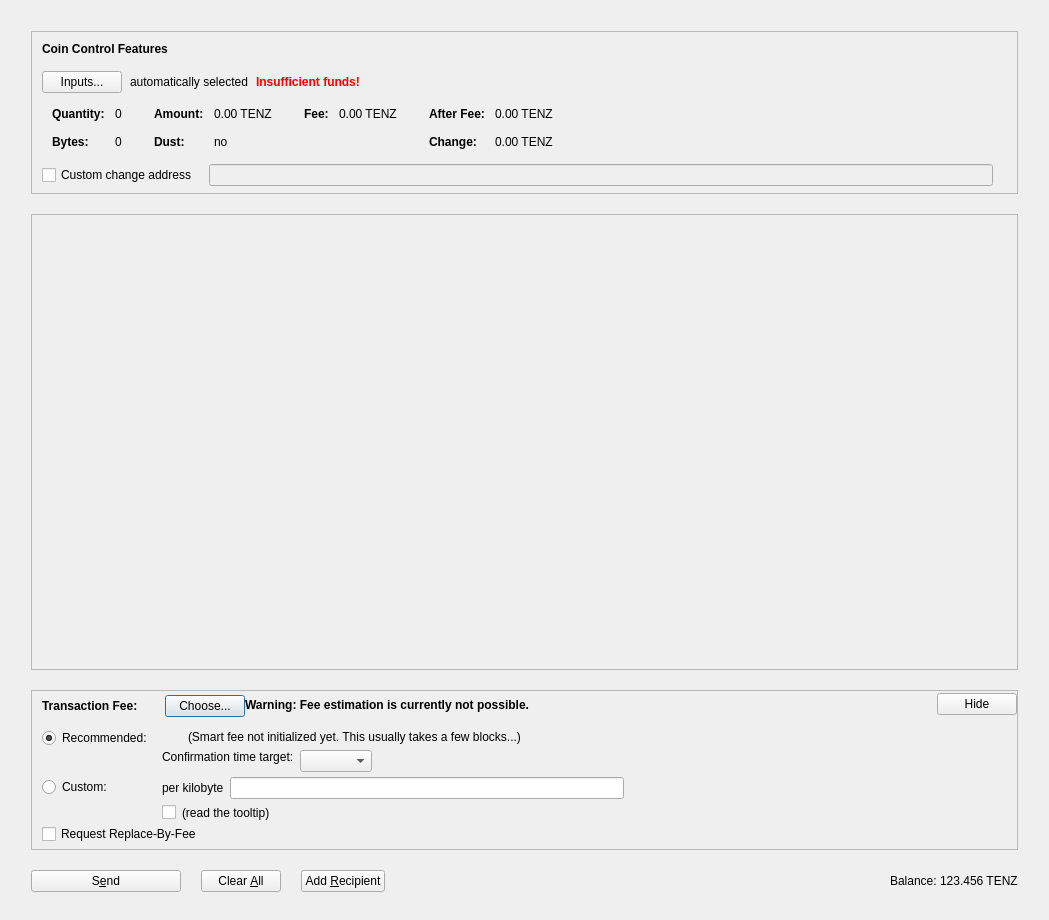
<?xml version="1.0" encoding="UTF-8"?>
<ui version="4.0">
 <class>SendCoinsDialog</class>
 <widget class="QDialog" name="SendCoinsDialog">
  <property name="geometry">
   <rect>
    <x>0</x>
    <y>0</y>
    <width>1049</width>
    <height>920</height>
   </rect>
  </property>
  <property name="windowTitle">
   <string>Send Coins</string>
  </property>
  <layout class="QVBoxLayout" name="verticalLayout" stretch="0">
   <property name="bottomMargin">
    <number>8</number>
   </property>
   <item>
    <layout class="QVBoxLayout" name="verticalLayout_3">
     <property name="spacing">
      <number>20</number>
     </property>
     <property name="leftMargin">
      <number>20</number>
     </property>
     <property name="topMargin">
      <number>20</number>
     </property>
     <property name="rightMargin">
      <number>20</number>
     </property>
     <property name="bottomMargin">
      <number>20</number>
     </property>
     <item>
      <widget class="QFrame" name="frameCoinControl">
       <property name="sizePolicy">
        <sizepolicy hsizetype="Expanding" vsizetype="Fixed">
         <horstretch>0</horstretch>
         <verstretch>0</verstretch>
        </sizepolicy>
       </property>
       <property name="maximumSize">
        <size>
         <width>16777215</width>
         <height>16777215</height>
        </size>
       </property>
       <property name="frameShape">
        <enum>QFrame::StyledPanel</enum>
       </property>
       <property name="frameShadow">
        <enum>QFrame::Sunken</enum>
       </property>
       <layout class="QVBoxLayout" name="verticalLayoutCoinControl2">
        <property name="spacing">
         <number>0</number>
        </property>
        <property name="leftMargin">
         <number>0</number>
        </property>
        <property name="topMargin">
         <number>0</number>
        </property>
        <property name="rightMargin">
         <number>0</number>
        </property>
        <property name="bottomMargin">
         <number>6</number>
        </property>
        <item>
         <layout class="QVBoxLayout" name="verticalLayoutCoinControl" stretch="0,0,0,0,0">
          <property name="spacing">
           <number>0</number>
          </property>
          <property name="leftMargin">
           <number>10</number>
          </property>
          <property name="topMargin">
           <number>10</number>
          </property>
          <item>
           <layout class="QHBoxLayout" name="horizontalLayoutCoinControl1">
            <property name="bottomMargin">
             <number>15</number>
            </property>
            <item>
             <widget class="QLabel" name="labelCoinControlFeatures">
              <property name="sizePolicy">
               <sizepolicy hsizetype="Preferred" vsizetype="Maximum">
                <horstretch>0</horstretch>
                <verstretch>0</verstretch>
               </sizepolicy>
              </property>
              <property name="font">
               <font>
                <weight>75</weight>
                <bold>true</bold>
               </font>
              </property>
              <property name="styleSheet">
               <string notr="true">font-weight:bold;</string>
              </property>
              <property name="text">
               <string>Coin Control Features</string>
              </property>
             </widget>
            </item>
           </layout>
          </item>
          <item>
           <layout class="QHBoxLayout" name="horizontalLayoutCoinControl2" stretch="0,0,0,0">
            <property name="spacing">
             <number>8</number>
            </property>
            <property name="bottomMargin">
             <number>10</number>
            </property>
            <item>
             <widget class="QPushButton" name="pushButtonCoinControl">
              <property name="styleSheet">
               <string notr="true"/>
              </property>
              <property name="text">
               <string>Inputs...</string>
              </property>
              <property name="autoDefault">
               <bool>false</bool>
              </property>
             </widget>
            </item>
            <item>
             <widget class="QLabel" name="labelCoinControlAutomaticallySelected">
              <property name="text">
               <string>automatically selected</string>
              </property>
              <property name="margin">
               <number>5</number>
              </property>
             </widget>
            </item>
            <item>
             <widget class="QLabel" name="labelCoinControlInsuffFunds">
              <property name="font">
               <font>
                <weight>75</weight>
                <bold>true</bold>
               </font>
              </property>
              <property name="styleSheet">
               <string notr="true">color:red;font-weight:bold;</string>
              </property>
              <property name="text">
               <string>Insufficient funds!</string>
              </property>
              <property name="margin">
               <number>5</number>
              </property>
             </widget>
            </item>
            <item>
             <spacer name="horizontalSpacerCoinControl">
              <property name="orientation">
               <enum>Qt::Horizontal</enum>
              </property>
              <property name="sizeHint" stdset="0">
               <size>
                <width>40</width>
                <height>1</height>
               </size>
              </property>
             </spacer>
            </item>
           </layout>
          </item>
          <item>
           <widget class="QWidget" name="widgetCoinControl" native="true">
            <property name="sizePolicy">
             <sizepolicy hsizetype="Preferred" vsizetype="Preferred">
              <horstretch>0</horstretch>
              <verstretch>0</verstretch>
             </sizepolicy>
            </property>
            <property name="minimumSize">
             <size>
              <width>0</width>
              <height>0</height>
             </size>
            </property>
            <property name="styleSheet">
             <string notr="true"/>
            </property>
            <layout class="QHBoxLayout" name="horizontalLayoutCoinControl5">
             <property name="leftMargin">
              <number>0</number>
             </property>
             <property name="topMargin">
              <number>0</number>
             </property>
             <property name="rightMargin">
              <number>0</number>
             </property>
             <property name="bottomMargin">
              <number>0</number>
             </property>
             <item>
              <layout class="QHBoxLayout" name="horizontalLayoutCoinControl3" stretch="0,0,0,1">
               <property name="spacing">
                <number>20</number>
               </property>
               <property name="topMargin">
                <number>0</number>
               </property>
               <property name="bottomMargin">
                <number>10</number>
               </property>
               <item>
                <layout class="QFormLayout" name="formLayoutCoinControl1">
                 <property name="horizontalSpacing">
                  <number>10</number>
                 </property>
                 <property name="verticalSpacing">
                  <number>14</number>
                 </property>
                 <property name="leftMargin">
                  <number>10</number>
                 </property>
                 <property name="topMargin">
                  <number>4</number>
                 </property>
                 <property name="rightMargin">
                  <number>6</number>
                 </property>
                 <item row="0" column="0">
                  <widget class="QLabel" name="labelCoinControlQuantityText">
                   <property name="font">
                    <font>
                     <weight>75</weight>
                     <bold>true</bold>
                    </font>
                   </property>
                   <property name="text">
                    <string>Quantity:</string>
                   </property>
                   <property name="margin">
                    <number>0</number>
                   </property>
                  </widget>
                 </item>
                 <item row="0" column="1">
                  <widget class="QLabel" name="labelCoinControlQuantity">
                   <property name="cursor">
                    <cursorShape>IBeamCursor</cursorShape>
                   </property>
                   <property name="contextMenuPolicy">
                    <enum>Qt::ActionsContextMenu</enum>
                   </property>
                   <property name="text">
                    <string notr="true">0</string>
                   </property>
                   <property name="margin">
                    <number>0</number>
                   </property>
                   <property name="textInteractionFlags">
                    <set>Qt::LinksAccessibleByMouse|Qt::TextSelectableByKeyboard|Qt::TextSelectableByMouse</set>
                   </property>
                  </widget>
                 </item>
                 <item row="1" column="0">
                  <widget class="QLabel" name="labelCoinControlBytesText">
                   <property name="font">
                    <font>
                     <weight>75</weight>
                     <bold>true</bold>
                    </font>
                   </property>
                   <property name="text">
                    <string>Bytes:</string>
                   </property>
                  </widget>
                 </item>
                 <item row="1" column="1">
                  <widget class="QLabel" name="labelCoinControlBytes">
                   <property name="cursor">
                    <cursorShape>IBeamCursor</cursorShape>
                   </property>
                   <property name="contextMenuPolicy">
                    <enum>Qt::ActionsContextMenu</enum>
                   </property>
                   <property name="text">
                    <string notr="true">0</string>
                   </property>
                   <property name="textInteractionFlags">
                    <set>Qt::LinksAccessibleByMouse|Qt::TextSelectableByKeyboard|Qt::TextSelectableByMouse</set>
                   </property>
                  </widget>
                 </item>
                </layout>
               </item>
               <item>
                <layout class="QFormLayout" name="formLayoutCoinControl2">
                 <property name="horizontalSpacing">
                  <number>10</number>
                 </property>
                 <property name="verticalSpacing">
                  <number>14</number>
                 </property>
                 <property name="leftMargin">
                  <number>6</number>
                 </property>
                 <property name="topMargin">
                  <number>4</number>
                 </property>
                 <property name="rightMargin">
                  <number>6</number>
                 </property>
                 <item row="0" column="0">
                  <widget class="QLabel" name="labelCoinControlAmountText">
                   <property name="font">
                    <font>
                     <weight>75</weight>
                     <bold>true</bold>
                    </font>
                   </property>
                   <property name="text">
                    <string>Amount:</string>
                   </property>
                   <property name="margin">
                    <number>0</number>
                   </property>
                  </widget>
                 </item>
                 <item row="0" column="1">
                  <widget class="QLabel" name="labelCoinControlAmount">
                   <property name="cursor">
                    <cursorShape>IBeamCursor</cursorShape>
                   </property>
                   <property name="contextMenuPolicy">
                    <enum>Qt::ActionsContextMenu</enum>
                   </property>
                   <property name="text">
                    <string notr="true">0.00 TENZ</string>
                   </property>
                   <property name="textInteractionFlags">
                    <set>Qt::LinksAccessibleByMouse|Qt::TextSelectableByKeyboard|Qt::TextSelectableByMouse</set>
                   </property>
                  </widget>
                 </item>
                 <item row="1" column="0">
                  <widget class="QLabel" name="labelCoinControlLowOutputText">
                   <property name="font">
                    <font>
                     <weight>75</weight>
                     <bold>true</bold>
                    </font>
                   </property>
                   <property name="text">
                    <string>Dust:</string>
                   </property>
                  </widget>
                 </item>
                 <item row="1" column="1">
                  <widget class="QLabel" name="labelCoinControlLowOutput">
                   <property name="cursor">
                    <cursorShape>IBeamCursor</cursorShape>
                   </property>
                   <property name="contextMenuPolicy">
                    <enum>Qt::ActionsContextMenu</enum>
                   </property>
                   <property name="text">
                    <string notr="true">no</string>
                   </property>
                   <property name="textInteractionFlags">
                    <set>Qt::LinksAccessibleByMouse|Qt::TextSelectableByKeyboard|Qt::TextSelectableByMouse</set>
                   </property>
                  </widget>
                 </item>
                </layout>
               </item>
               <item>
                <layout class="QFormLayout" name="formLayoutCoinControl3">
                 <property name="horizontalSpacing">
                  <number>10</number>
                 </property>
                 <property name="verticalSpacing">
                  <number>14</number>
                 </property>
                 <property name="leftMargin">
                  <number>6</number>
                 </property>
                 <property name="topMargin">
                  <number>4</number>
                 </property>
                 <property name="rightMargin">
                  <number>6</number>
                 </property>
                 <item row="0" column="0">
                  <widget class="QLabel" name="labelCoinControlFeeText">
                   <property name="font">
                    <font>
                     <weight>75</weight>
                     <bold>true</bold>
                    </font>
                   </property>
                   <property name="text">
                    <string>Fee:</string>
                   </property>
                   <property name="margin">
                    <number>0</number>
                   </property>
                  </widget>
                 </item>
                 <item row="0" column="1">
                  <widget class="QLabel" name="labelCoinControlFee">
                   <property name="cursor">
                    <cursorShape>IBeamCursor</cursorShape>
                   </property>
                   <property name="contextMenuPolicy">
                    <enum>Qt::ActionsContextMenu</enum>
                   </property>
                   <property name="text">
                    <string notr="true">0.00 TENZ</string>
                   </property>
                   <property name="textInteractionFlags">
                    <set>Qt::LinksAccessibleByMouse|Qt::TextSelectableByKeyboard|Qt::TextSelectableByMouse</set>
                   </property>
                  </widget>
                 </item>
                </layout>
               </item>
               <item>
                <layout class="QFormLayout" name="formLayoutCoinControl4">
                 <property name="horizontalSpacing">
                  <number>10</number>
                 </property>
                 <property name="verticalSpacing">
                  <number>14</number>
                 </property>
                 <property name="leftMargin">
                  <number>6</number>
                 </property>
                 <property name="topMargin">
                  <number>4</number>
                 </property>
                 <property name="rightMargin">
                  <number>6</number>
                 </property>
                 <item row="0" column="0">
                  <widget class="QLabel" name="labelCoinControlAfterFeeText">
                   <property name="font">
                    <font>
                     <weight>75</weight>
                     <bold>true</bold>
                    </font>
                   </property>
                   <property name="text">
                    <string>After Fee:</string>
                   </property>
                   <property name="margin">
                    <number>0</number>
                   </property>
                  </widget>
                 </item>
                 <item row="0" column="1">
                  <widget class="QLabel" name="labelCoinControlAfterFee">
                   <property name="cursor">
                    <cursorShape>IBeamCursor</cursorShape>
                   </property>
                   <property name="contextMenuPolicy">
                    <enum>Qt::ActionsContextMenu</enum>
                   </property>
                   <property name="text">
                    <string notr="true">0.00 TENZ</string>
                   </property>
                   <property name="textInteractionFlags">
                    <set>Qt::LinksAccessibleByMouse|Qt::TextSelectableByKeyboard|Qt::TextSelectableByMouse</set>
                   </property>
                  </widget>
                 </item>
                 <item row="1" column="0">
                  <widget class="QLabel" name="labelCoinControlChangeText">
                   <property name="font">
                    <font>
                     <weight>75</weight>
                     <bold>true</bold>
                    </font>
                   </property>
                   <property name="text">
                    <string>Change:</string>
                   </property>
                  </widget>
                 </item>
                 <item row="1" column="1">
                  <widget class="QLabel" name="labelCoinControlChange">
                   <property name="cursor">
                    <cursorShape>IBeamCursor</cursorShape>
                   </property>
                   <property name="contextMenuPolicy">
                    <enum>Qt::ActionsContextMenu</enum>
                   </property>
                   <property name="text">
                    <string notr="true">0.00 TENZ</string>
                   </property>
                   <property name="textInteractionFlags">
                    <set>Qt::LinksAccessibleByMouse|Qt::TextSelectableByKeyboard|Qt::TextSelectableByMouse</set>
                   </property>
                  </widget>
                 </item>
                </layout>
               </item>
              </layout>
             </item>
            </layout>
           </widget>
          </item>
          <item>
           <layout class="QHBoxLayout" name="horizontalLayoutCoinControl4" stretch="0,0,0">
            <property name="spacing">
             <number>12</number>
            </property>
            <property name="sizeConstraint">
             <enum>QLayout::SetDefaultConstraint</enum>
            </property>
            <property name="topMargin">
             <number>5</number>
            </property>
            <property name="rightMargin">
             <number>5</number>
            </property>
            <item>
             <widget class="QCheckBox" name="checkBoxCoinControlChange">
              <property name="toolTip">
               <string>If this is activated, but the change address is empty or invalid, change will be sent to a newly generated address.</string>
              </property>
              <property name="text">
               <string>Custom change address</string>
              </property>
             </widget>
            </item>
            <item>
             <widget class="QValidatedLineEdit" name="lineEditCoinControlChange">
              <property name="enabled">
               <bool>false</bool>
              </property>
              <property name="sizePolicy">
               <sizepolicy hsizetype="Expanding" vsizetype="Fixed">
                <horstretch>0</horstretch>
                <verstretch>0</verstretch>
               </sizepolicy>
              </property>
             </widget>
            </item>
            <item>
             <widget class="QLabel" name="labelCoinControlChangeLabel">
              <property name="sizePolicy">
               <sizepolicy hsizetype="Preferred" vsizetype="Expanding">
                <horstretch>0</horstretch>
                <verstretch>0</verstretch>
               </sizepolicy>
              </property>
              <property name="minimumSize">
               <size>
                <width>0</width>
                <height>0</height>
               </size>
              </property>
              <property name="text">
               <string/>
              </property>
              <property name="margin">
               <number>3</number>
              </property>
             </widget>
            </item>
           </layout>
          </item>
          <item>
           <spacer name="verticalSpacerCoinControl">
            <property name="orientation">
             <enum>Qt::Vertical</enum>
            </property>
            <property name="sizeHint" stdset="0">
             <size>
              <width>800</width>
              <height>1</height>
             </size>
            </property>
           </spacer>
          </item>
         </layout>
        </item>
       </layout>
      </widget>
     </item>
     <item>
      <widget class="QScrollArea" name="scrollArea">
       <property name="widgetResizable">
        <bool>true</bool>
       </property>
       <widget class="QWidget" name="scrollAreaWidgetContents">
        <property name="geometry">
         <rect>
          <x>0</x>
          <y>0</y>
          <width>989</width>
          <height>355</height>
         </rect>
        </property>
        <layout class="QVBoxLayout" name="verticalLayout_2" stretch="0,0">
         <property name="leftMargin">
          <number>0</number>
         </property>
         <property name="topMargin">
          <number>0</number>
         </property>
         <property name="rightMargin">
          <number>0</number>
         </property>
         <property name="bottomMargin">
          <number>0</number>
         </property>
         <item>
          <layout class="QVBoxLayout" name="entries">
           <property name="spacing">
            <number>6</number>
           </property>
          </layout>
         </item>
         <item>
          <spacer name="verticalSpacer">
           <property name="orientation">
            <enum>Qt::Vertical</enum>
           </property>
           <property name="sizeType">
            <enum>QSizePolicy::MinimumExpanding</enum>
           </property>
           <property name="sizeHint" stdset="0">
            <size>
             <width>20</width>
             <height>200</height>
            </size>
           </property>
          </spacer>
         </item>
        </layout>
       </widget>
      </widget>
     </item>
     <item>
      <widget class="QFrame" name="frameFee">
       <property name="sizePolicy">
        <sizepolicy hsizetype="Expanding" vsizetype="Fixed">
         <horstretch>0</horstretch>
         <verstretch>0</verstretch>
        </sizepolicy>
       </property>
       <property name="maximumSize">
        <size>
         <width>16777215</width>
         <height>16777215</height>
        </size>
       </property>
       <property name="frameShape">
        <enum>QFrame::StyledPanel</enum>
       </property>
       <property name="frameShadow">
        <enum>QFrame::Sunken</enum>
       </property>
       <layout class="QVBoxLayout" name="verticalLayoutFee1">
        <property name="spacing">
         <number>0</number>
        </property>
        <property name="leftMargin">
         <number>0</number>
        </property>
        <property name="topMargin">
         <number>0</number>
        </property>
        <property name="rightMargin">
         <number>0</number>
        </property>
        <property name="bottomMargin">
         <number>0</number>
        </property>
        <item>
         <layout class="QVBoxLayout" name="verticalLayoutFee2" stretch="0,0,0">
          <property name="spacing">
           <number>0</number>
          </property>
          <property name="leftMargin">
           <number>10</number>
          </property>
          <property name="topMargin">
           <number>0</number>
          </property>
          <item>
           <layout class="QHBoxLayout" name="horizontalLayoutFee1">
            <property name="bottomMargin">
             <number>0</number>
            </property>
            <item>
             <layout class="QVBoxLayout" name="verticalLayoutFee7">
              <property name="spacing">
               <number>0</number>
              </property>
              <item>
               <spacer name="verticalSpacerSmartFee">
                <property name="orientation">
                 <enum>Qt::Vertical</enum>
                </property>
                <property name="sizeType">
                 <enum>QSizePolicy::Fixed</enum>
                </property>
                <property name="sizeHint" stdset="0">
                 <size>
                  <width>1</width>
                  <height>4</height>
                 </size>
                </property>
               </spacer>
              </item>
              <item>
               <layout class="QHBoxLayout" name="horizontalLayoutSmartFee">
                <property name="spacing">
                 <number>10</number>
                </property>
                <item>
                 <widget class="QLabel" name="labelFeeHeadline">
                  <property name="sizePolicy">
                   <sizepolicy hsizetype="Preferred" vsizetype="Maximum">
                    <horstretch>0</horstretch>
                    <verstretch>0</verstretch>
                   </sizepolicy>
                  </property>
                  <property name="font">
                   <font>
                    <weight>75</weight>
                    <bold>true</bold>
                   </font>
                  </property>
                  <property name="styleSheet">
                   <string notr="true">font-weight:bold;</string>
                  </property>
                  <property name="text">
                   <string>Transaction Fee:</string>
                  </property>
                 </widget>
                </item>
                <item>
                 <widget class="QLabel" name="labelFeeMinimized">
                  <property name="text">
                   <string/>
                  </property>
                 </widget>
                </item>
                <item>
                 <widget class="QPushButton" name="buttonChooseFee">
                  <property name="text">
                   <string>Choose...</string>
                  </property>
                 </widget>
                </item>
               </layout>
              </item>
              <item>
               <spacer name="verticalSpacer_5">
                <property name="orientation">
                 <enum>Qt::Vertical</enum>
                </property>
                <property name="sizeHint" stdset="0">
                 <size>
                  <width>1</width>
                  <height>1</height>
                 </size>
                </property>
               </spacer>
              </item>
             </layout>
            </item>
            <item>
             <widget class="QLabel" name="fallbackFeeWarningLabel">
              <property name="font">
               <font>
                <weight>75</weight>
                <bold>true</bold>
               </font>
              </property>
              <property name="toolTip">
               <string>Using the fallbackfee can result in sending a transaction that will take several hours or days (or never) to confirm. Consider choosing your fee manually or wait until you have validated the complete chain.</string>
              </property>
              <property name="text">
               <string>Warning: Fee estimation is currently not possible.</string>
              </property>
              <property name="wordWrap">
               <bool>false</bool>
              </property>
             </widget>
            </item>
            <item>
             <spacer name="horizontalSpacer_4">
              <property name="orientation">
               <enum>Qt::Horizontal</enum>
              </property>
              <property name="sizeType">
               <enum>QSizePolicy::MinimumExpanding</enum>
              </property>
              <property name="sizeHint" stdset="0">
               <size>
                <width>40</width>
                <height>20</height>
               </size>
              </property>
             </spacer>
            </item>
            <item>
             <widget class="QPushButton" name="buttonMinimizeFee">
              <property name="toolTip">
               <string>collapse fee-settings</string>
              </property>
              <property name="text">
               <string>Hide</string>
              </property>
             </widget>
            </item>
           </layout>
          </item>
          <item>
           <widget class="QFrame" name="frameFeeSelection">
            <layout class="QVBoxLayout" name="verticalLayoutFee12">
             <property name="spacing">
              <number>0</number>
             </property>
             <property name="leftMargin">
              <number>0</number>
             </property>
             <property name="topMargin">
              <number>0</number>
             </property>
             <property name="rightMargin">
              <number>0</number>
             </property>
             <property name="bottomMargin">
              <number>0</number>
             </property>
             <item>
              <layout class="QGridLayout" name="gridLayoutFee">
               <property name="topMargin">
                <number>10</number>
               </property>
               <property name="bottomMargin">
                <number>4</number>
               </property>
               <property name="horizontalSpacing">
                <number>10</number>
               </property>
               <property name="verticalSpacing">
                <number>4</number>
               </property>
               <item row="1" column="1">
                <layout class="QVBoxLayout" name="verticalLayoutFee8">
                 <property name="spacing">
                  <number>6</number>
                 </property>
                 <item>
                  <layout class="QHBoxLayout" name="horizontalLayoutFee13">
                   <item>
                    <widget class="QLabel" name="labelCustomPerKilobyte">
                     <property name="toolTip">
                      <string>If the custom fee is set to 1000 satoshis and the transaction is only 250 bytes, then &quot;per kilobyte&quot; only pays 250 satoshis in fee, while &quot;total at least&quot; pays 1000 satoshis. For transactions bigger than a kilobyte both pay by kilobyte.</string>
                     </property>
                     <property name="text">
                      <string>per kilobyte</string>
                     </property>
                    </widget>
                   </item>
                   <item>
                    <widget class="TenzuraAmountField" name="customFee"/>
                   </item>
                   <item>
                    <spacer name="horizontalSpacer_6">
                     <property name="orientation">
                      <enum>Qt::Horizontal</enum>
                     </property>
                     <property name="sizeHint" stdset="0">
                      <size>
                       <width>1</width>
                       <height>1</height>
                      </size>
                     </property>
                    </spacer>
                   </item>
                  </layout>
                 </item>
                 <item>
                  <layout class="QHBoxLayout" name="horizontalLayoutFee8">
                   <item>
                    <widget class="QCheckBox" name="checkBoxMinimumFee">
                     <property name="toolTip">
                      <string>Paying only the minimum fee is just fine as long as there is less transaction volume than space in the blocks. But be aware that this can end up in a never confirming transaction once there is more demand for tenzura transactions than the network can process.</string>
                     </property>
                     <property name="text">
                      <string/>
                     </property>
                    </widget>
                   </item>
                   <item>
                    <widget class="QLabel" name="labelMinFeeWarning">
                     <property name="enabled">
                      <bool>true</bool>
                     </property>
                     <property name="toolTip">
                      <string>Paying only the minimum fee is just fine as long as there is less transaction volume than space in the blocks. But be aware that this can end up in a never confirming transaction once there is more demand for tenzura transactions than the network can process.</string>
                     </property>
                     <property name="text">
                      <string>(read the tooltip)</string>
                     </property>
                     <property name="margin">
                      <number>5</number>
                     </property>
                    </widget>
                   </item>
                   <item>
                    <spacer name="horizontalSpacer_2">
                     <property name="orientation">
                      <enum>Qt::Horizontal</enum>
                     </property>
                     <property name="sizeHint" stdset="0">
                      <size>
                       <width>1</width>
                       <height>1</height>
                      </size>
                     </property>
                    </spacer>
                   </item>
                  </layout>
                 </item>
                </layout>
               </item>
               <item row="0" column="0">
                <layout class="QVBoxLayout" name="verticalLayoutFee4" stretch="0,1">
                 <item>
                  <widget class="QRadioButton" name="radioSmartFee">
                   <property name="text">
                    <string>Recommended:</string>
                   </property>
                   <property name="checked">
                    <bool>true</bool>
                   </property>
                   <attribute name="buttonGroup">
                    <string notr="true">groupFee</string>
                   </attribute>
                  </widget>
                 </item>
                 <item>
                  <spacer name="verticalSpacer_2">
                   <property name="orientation">
                    <enum>Qt::Vertical</enum>
                   </property>
                   <property name="sizeHint" stdset="0">
                    <size>
                     <width>1</width>
                     <height>1</height>
                    </size>
                   </property>
                  </spacer>
                 </item>
                </layout>
               </item>
               <item row="1" column="0">
                <layout class="QVBoxLayout" name="verticalLayoutFee9" stretch="0,1">
                 <item>
                  <widget class="QRadioButton" name="radioCustomFee">
                   <property name="text">
                    <string>Custom:</string>
                   </property>
                   <attribute name="buttonGroup">
                    <string notr="true">groupFee</string>
                   </attribute>
                  </widget>
                 </item>
                 <item>
                  <spacer name="verticalSpacer_6">
                   <property name="orientation">
                    <enum>Qt::Vertical</enum>
                   </property>
                   <property name="sizeHint" stdset="0">
                    <size>
                     <width>1</width>
                     <height>1</height>
                    </size>
                   </property>
                  </spacer>
                 </item>
                </layout>
               </item>
               <item row="0" column="1">
                <layout class="QVBoxLayout" name="verticalLayoutFee3" stretch="0,0,1">
                 <property name="spacing">
                  <number>6</number>
                 </property>
                 <property name="topMargin">
                  <number>2</number>
                 </property>
                 <item>
                  <layout class="QHBoxLayout" name="horizontalLayoutFee12">
                   <item>
                    <widget class="QLabel" name="labelSmartFee">
                     <property name="text">
                      <string/>
                     </property>
                     <property name="margin">
                      <number>2</number>
                     </property>
                    </widget>
                   </item>
                   <item>
                    <widget class="QLabel" name="labelFeeEstimation">
                     <property name="text">
                      <string/>
                     </property>
                    </widget>
                   </item>
                   <item>
                    <widget class="QLabel" name="labelSmartFee2">
                     <property name="text">
                      <string>(Smart fee not initialized yet. This usually takes a few blocks...)</string>
                     </property>
                     <property name="margin">
                      <number>2</number>
                     </property>
                    </widget>
                   </item>
                   <item>
                    <spacer name="horizontalSpacer_5">
                     <property name="orientation">
                      <enum>Qt::Horizontal</enum>
                     </property>
                     <property name="sizeHint" stdset="0">
                      <size>
                       <width>1</width>
                       <height>1</height>
                      </size>
                     </property>
                    </spacer>
                   </item>
                  </layout>
                 </item>
                 <item>
                  <layout class="QHBoxLayout" name="horizontalLayoutFee9">
                   <item>
                    <layout class="QVBoxLayout" name="verticalLayoutFee6">
                     <item>
                      <widget class="QLabel" name="labelSmartFee3">
                       <property name="text">
                        <string>Confirmation time target:</string>
                       </property>
                       <property name="margin">
                        <number>2</number>
                       </property>
                      </widget>
                     </item>
                     <item>
                      <spacer name="verticalSpacer_3">
                       <property name="orientation">
                        <enum>Qt::Vertical</enum>
                       </property>
                       <property name="sizeHint" stdset="0">
                        <size>
                         <width>1</width>
                         <height>1</height>
                        </size>
                       </property>
                      </spacer>
                     </item>
                    </layout>
                   </item>
                   <item>
                    <layout class="QVBoxLayout" name="verticalLayoutFee5">
                     <property name="rightMargin">
                      <number>30</number>
                     </property>
                     <item>
                      <layout class="QHBoxLayout" name="horizontalLayoutConfTarget">
                       <property name="bottomMargin">
                        <number>0</number>
                       </property>
                       <item>
                        <widget class="QComboBox" name="confTargetSelector"/>
                       </item>
                       <item>
                        <spacer name="horizontalSpacerConfTarget">
                         <property name="orientation">
                          <enum>Qt::Horizontal</enum>
                         </property>
                         <property name="sizeHint" stdset="0">
                          <size>
                           <width>40</width>
                           <height>20</height>
                          </size>
                         </property>
                        </spacer>
                       </item>
                      </layout>
                     </item>
                    </layout>
                   </item>
                  </layout>
                 </item>
                 <item>
                  <spacer name="verticalSpacer_4">
                   <property name="orientation">
                    <enum>Qt::Vertical</enum>
                   </property>
                   <property name="sizeHint" stdset="0">
                    <size>
                     <width>1</width>
                     <height>1</height>
                    </size>
                   </property>
                  </spacer>
                 </item>
                </layout>
               </item>
              </layout>
             </item>
             <item>
              <widget class="QCheckBox" name="optInRBF">
               <property name="toolTip">
                <string>Indicates that the sender may wish to replace this transaction with a new one paying higher fees (prior to being confirmed).</string>
               </property>
               <property name="text">
                <string>Request Replace-By-Fee</string>
               </property>
              </widget>
             </item>
            </layout>
           </widget>
          </item>
          <item>
           <spacer name="verticalSpacerFee">
            <property name="orientation">
             <enum>Qt::Vertical</enum>
            </property>
            <property name="sizeHint" stdset="0">
             <size>
              <width>40</width>
              <height>5</height>
             </size>
            </property>
           </spacer>
          </item>
         </layout>
        </item>
       </layout>
      </widget>
     </item>
     <item>
      <layout class="QHBoxLayout" name="horizontalLayout">
       <item>
        <widget class="QPushButton" name="sendButton">
         <property name="minimumSize">
          <size>
           <width>150</width>
           <height>0</height>
          </size>
         </property>
         <property name="toolTip">
          <string>Confirm the send action</string>
         </property>
         <property name="text">
          <string>S&amp;end</string>
         </property>
         <property name="icon">
          <iconset resource="../tenzura.qrc">
           <normaloff>:/icons/send</normaloff>:/icons/send</iconset>
         </property>
         <property name="autoDefault">
          <bool>false</bool>
         </property>
         <property name="default">
          <bool>false</bool>
         </property>
        </widget>
       </item>
       <item>
        <widget class="QPushButton" name="clearButton">
         <property name="sizePolicy">
          <sizepolicy hsizetype="Minimum" vsizetype="Fixed">
           <horstretch>0</horstretch>
           <verstretch>0</verstretch>
          </sizepolicy>
         </property>
         <property name="toolTip">
          <string>Clear all fields of the form.</string>
         </property>
         <property name="text">
          <string>Clear &amp;All</string>
         </property>
         <property name="icon">
          <iconset resource="../tenzura.qrc">
           <normaloff>:/icons/remove</normaloff>:/icons/remove</iconset>
         </property>
         <property name="autoDefault">
          <bool>false</bool>
         </property>
        </widget>
       </item>
       <item>
        <widget class="QPushButton" name="addButton">
         <property name="toolTip">
          <string>Send to multiple recipients at once</string>
         </property>
         <property name="text">
          <string>Add &amp;Recipient</string>
         </property>
         <property name="icon">
          <iconset resource="../tenzura.qrc">
           <normaloff>:/icons/add</normaloff>:/icons/add</iconset>
         </property>
         <property name="autoDefault">
          <bool>false</bool>
         </property>
        </widget>
       </item>
       <item>
        <spacer name="horizontalSpacer">
         <property name="orientation">
          <enum>Qt::Horizontal</enum>
         </property>
         <property name="sizeHint" stdset="0">
          <size>
           <width>40</width>
           <height>20</height>
          </size>
         </property>
        </spacer>
       </item>
       <item>
        <layout class="QHBoxLayout" name="horizontalLayout_2">
         <property name="spacing">
          <number>3</number>
         </property>
         <item>
          <widget class="QLabel" name="label">
           <property name="sizePolicy">
            <sizepolicy hsizetype="Preferred" vsizetype="Fixed">
             <horstretch>0</horstretch>
             <verstretch>0</verstretch>
            </sizepolicy>
           </property>
           <property name="text">
            <string>Balance:</string>
           </property>
          </widget>
         </item>
         <item>
          <widget class="QLabel" name="labelBalance">
           <property name="sizePolicy">
            <sizepolicy hsizetype="Preferred" vsizetype="Fixed">
             <horstretch>0</horstretch>
             <verstretch>0</verstretch>
            </sizepolicy>
           </property>
           <property name="cursor">
            <cursorShape>IBeamCursor</cursorShape>
           </property>
           <property name="text">
            <string notr="true">123.456 TENZ</string>
           </property>
           <property name="textInteractionFlags">
            <set>Qt::LinksAccessibleByMouse|Qt::TextSelectableByKeyboard|Qt::TextSelectableByMouse</set>
           </property>
          </widget>
         </item>
        </layout>
       </item>
      </layout>
     </item>
    </layout>
   </item>
  </layout>
 </widget>
 <customwidgets>
  <customwidget>
   <class>QValidatedLineEdit</class>
   <extends>QLineEdit</extends>
   <header>qvalidatedlineedit.h</header>
  </customwidget>
  <customwidget>
   <class>TenzuraAmountField</class>
   <extends>QLineEdit</extends>
   <header>tenzuraamountfield.h</header>
   <container>1</container>
  </customwidget>
 </customwidgets>
 <resources>
  <include location="../tenzura.qrc"/>
 </resources>
 <connections/>
 <buttongroups>
  <buttongroup name="groupFee"/>
 </buttongroups>
</ui>
